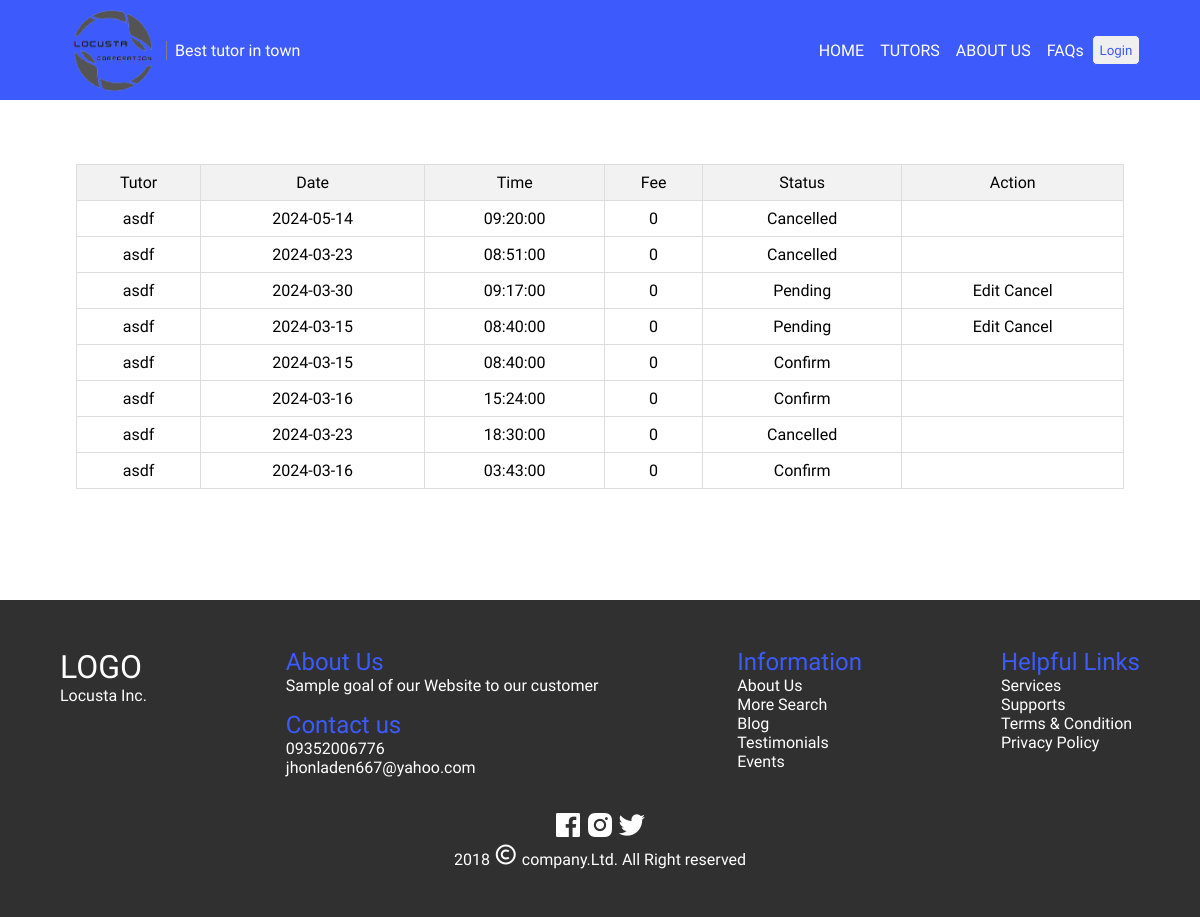
The app's page /learner/learner-profile.php with its own data.
### tables this page shows
CREATE TABLE `schedule` (
  `schedule_id` int(11) NOT NULL,
  `tutor_id` int(11) NOT NULL,
  `learner_id` int(11) NOT NULL,
  `date` date NOT NULL,
  `time` time NOT NULL,
  `fee` int(11) NOT NULL,
  `status` varchar(255) NOT NULL,
  `date_created` varchar(255) NOT NULL DEFAULT current_timestamp(),
  `date_updated` varchar(255) NOT NULL DEFAULT current_timestamp()
);

CREATE TABLE `tutor` (
  `id` int(11) NOT NULL,
  `username` varchar(255) NOT NULL,
  `password` varchar(255) NOT NULL,
  `firstname` varchar(255) NOT NULL,
  `middlename` varchar(255) NOT NULL,
  `lastname` varchar(255) NOT NULL,
  `phone` int(20) NOT NULL,
  `address` varchar(255) NOT NULL,
  `age` int(2) NOT NULL,
  `type` varchar(255) NOT NULL DEFAULT 'tutor'
);

### classes/schedule.class.php (called while the page is built, shortened)
<?php
require_once 'database.php';
class Schedule{
    protected $db ;
    function __construct(){
        $this->db = new Database();
    }
    function show(){
        $sql = "SELECT schedule.*, tutor.firstname AS tutor_firstname, learner.firstname AS learner_firstname
                FROM schedule
                INNER JOIN tutor ON schedule.tutor_id = tutor.id
                INNER JOIN learner ON schedule.learner_id = learner.id
                ORDER BY schedule.date_created DESC";
        $query = $this->db->connect()->prepare($sql);
        $data = array();
        if($query->execute()){
            $data = $query->fetchAll(PDO::FETCH_ASSOC);
        }
        return $data;
    }
}
?>

### classes/database.php (called while the page is built)
<?php
    class Database{
        public $host = 'locahost';
        public $username = 'root';
        public $password = '';
        public $database = 'tutor_appointment';
        protected $connection ;
        function connect(){
            try {
                $this->connection = new PDO("mysql: host= $this->host;dbname=$this->database",$this->username, $this->password);
            }catch(PDOException $e){
                echo 'connection error'. $e->getMessage();
            }
            return $this->connection;
        }
    }
?>

### learner/learner-profile.php (the view, shortened to what this page needs)
<?php
    require_once "../includes/header.php";
?>
    <main>
        <div class="record-container container">
        <table>
    <thead>
        <tr>
            <th>Tutor</th>
            <th>Date</th>
            <th>Time</th>
            <th>Fee</th>
            <th>Status</th>
            <th>Action</th>
        </tr>
    </thead>
    <tbody>
    <?php
    require_once '../classes/schedule.class.php';
    $schedule = new Schedule();
    $accounts = $schedule->show();
    if(empty($accounts)){
    ?>
         <tr class = "empty-record">
            <td colspan="5" >RECORD IS EMPTY</td>
        </tr>
    <?php
    }else{
        foreach ($accounts as $keys => $value) {
    ?>
            <tr>
                <td><?php echo $value['tutor_firstname']?></td>
                <td><?php echo $value['date']?></td>
                <td><?php echo $value['time']?></td></td>
                <td><?php echo $value['fee']?></td></td>
                <td ><?php echo $value['status']?></td></td>
                <td class="action">
                    <?php
                        if($value['status'] == 'Pending'){
                    ?>
                            <a href="appointment.php?tutor_id=<?php echo $value['tutor_id']?>">Edit</a>
                            <a href="learner-profile.php?schedule_id=<?php echo $value['schedule_id']?>">Cancel</a>
                    <?php
                        }
                    ?>
                </td>
            </tr>
    <?php
        }
    }
     ?>
    </tbody>
</table>
        </div>
    </main>
<?php
    require_once "../includes/footer.php";
?>

### css/reusable.css (style rules this page uses)
:root { --h-text: #3D5BFC; --dark-2: #1a1f27; --text-color: #a5a9ac; --secondary-color: #c48af9; --blue-berry: #2d3b41; --sea: #1da5ff; --font-color: #62646a; --gold: #ffbe5b; --trans-05: all 0.5s ease; --trans-04: all 0.4s ease; --trans-03: all 0.3s ease; --trans-02: all 0.2s ease; --trans-01: all 0.1s ease; }
* { margin: 0; padding: 0; font-weight: 400; box-sizing: border-box; font-family: 'Assistant' ; }
a { text-decoration: none; color: inherit; }
.container { width: 90%; max-width: 1290px; margin: 0 auto; }

### css/style.css (style rules this page uses)
main { position: relative; z-index: 0; top: 100px; }

### css/learner-profile.css (style rules this page uses)
.record-container { height: 100%; min-height: 500px; max-height: 1000px; padding: 4em 1em; }
.record-container table { width: 100%; border-collapse: collapse; }
.record-container th, td { border: 1px solid #dddddd; text-align: center; padding: 8px; }
.record-container th { background-color: #f2f2f2; }

### css/tutor-schedule.css (style rules this page uses)
.schedule-container th, td { border: 1px solid #dddddd; text-align: center; padding: 8px; }

### records on screen
schedule: tutor.firstname "asdf", date "2024-05-14", time "09:20:00", fee "0", status "Cancelled"
schedule: tutor.firstname "asdf", date "2024-03-23", time "08:51:00", fee "0", status "Cancelled"
schedule: tutor.firstname "asdf", date "2024-03-30", time "09:17:00", fee "0", status "Pending"
schedule: tutor.firstname "asdf", date "2024-03-15", time "08:40:00", fee "0", status "Pending"
schedule: tutor.firstname "asdf", date "2024-03-15", time "08:40:00", fee "0", status "Confirm"
schedule: tutor.firstname "asdf", date "2024-03-16", time "15:24:00", fee "0", status "Confirm"
schedule: tutor.firstname "asdf", date "2024-03-23", time "18:30:00", fee "0", status "Cancelled"
schedule: tutor.firstname "asdf", date "2024-03-16", time "03:43:00", fee "0", status "Confirm"
